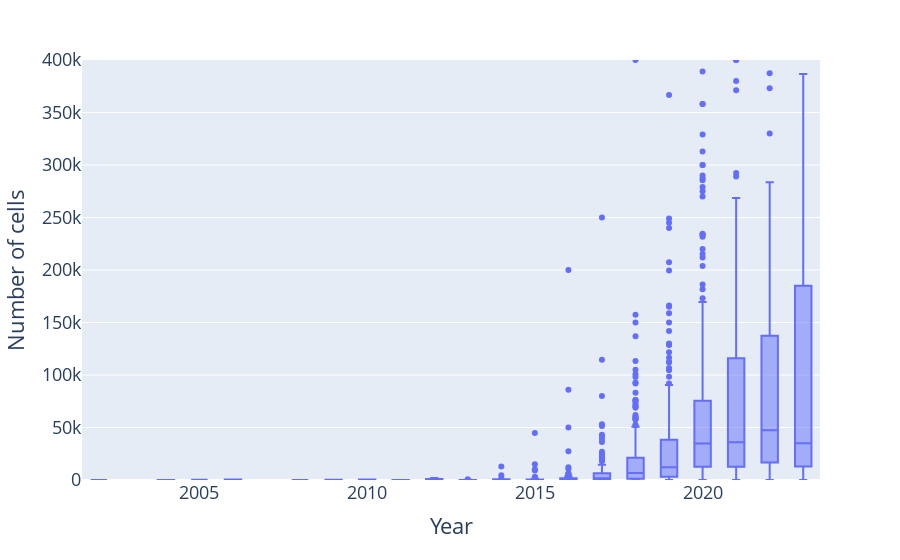

Here is the notebook cell this chart was saved with:
### Code cell
tb = tb.with_columns(year = tb["Date"].cast(str).apply(lambda s: s[0:4]).cast(int))
tb = tb.with_columns(
    n_cells = tb["Reported cells total"].apply(lambda s: int(s.replace(",", "")))
)

fig = px.box(tb.to_pandas(), x="year", y="n_cells")

fig.update_layout(
    xaxis_title="Year",
    yaxis_title="Number of cells",
    font=dict(
        size=18,
    )
    
)
# Limit yaxis
fig.update_yaxes(range=[0, 400000])
fig.show()
fig.write_image("number_of_cells.png")

### Figure 1 — Plotly figure (JSON) as saved in the notebook; plotly's stock layout.template omitted (floating-point values rounded to 4 significant figures; data arrays with more than 128 entries replaced by an {"elided": "..."} marker saying what was removed)
{"data": [{"alignmentgroup": "True", "hovertemplate": "year=%{x}<br>n_cells=%{y}<extra></extra>", "legendgroup": "", "marker": {"color": "#636efa"}, "name": "", "notched": false, "offsetgroup": "", "orientation": "v", "showlegend": false, "type": "box", "x": {"elided": "1930 int values"}, "x0": " ", "xaxis": "x", "y": {"elided": "1930 int values"}, "y0": " ", "yaxis": "y"}], "layout": {"boxmode": "group", "font": {"size": 18}, "legend": {"tracegroupgap": 0}, "margin": {"t": 60}, "xaxis": {"anchor": "y", "domain": [0, 1], "title": {"text": "Year"}}, "yaxis": {"anchor": "x", "domain": [0, 1], "range": [0, 400000], "title": {"text": "Number of cells"}}}}
